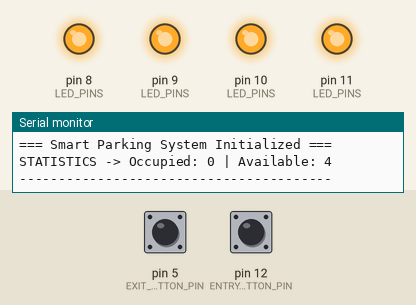
Simulated run of this sketch. Board: Arduino Uno, built with avr-gcc and run on an emulated ATmega328P. On the bench: output pins drawn as LEDs (lit = HIGH), the last lines printed to the serial monitor. The test bench sets the inputs (shaded band); at power-on: pin 12 (ENTRY_BUTTON_PIN) HIGH, pin 5 (EXIT_BUTTON_PIN) HIGH.

Above: at 1.2 s.
1.3 s: pin 12 (ENTRY_BUTTON_PIN) pulled LOW for 0.15 s
At 1.8 s:
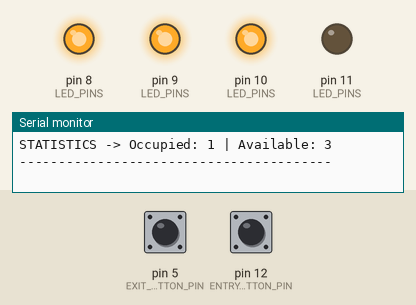
2.9 s: pin 12 (ENTRY_BUTTON_PIN) pulled LOW for 1 s
At 4.2 s:
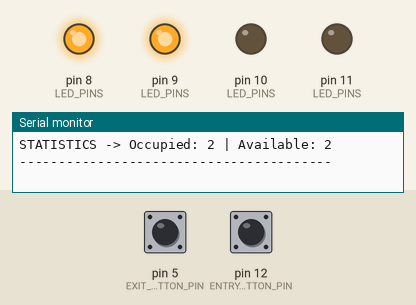
5.4 s: pin 5 (EXIT_BUTTON_PIN) pulled LOW for 0.15 s
At 6.1 s:
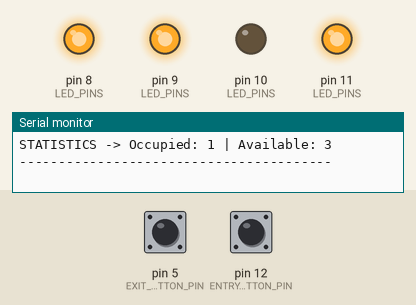
7.0 s: pin 5 (EXIT_BUTTON_PIN) pulled LOW for 1 s
At 7.4 s:
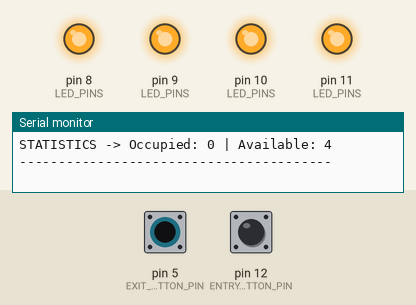
9.5 s: pin 12 (ENTRY_BUTTON_PIN) pulled LOW for 3.2 s
At 10.5 s:
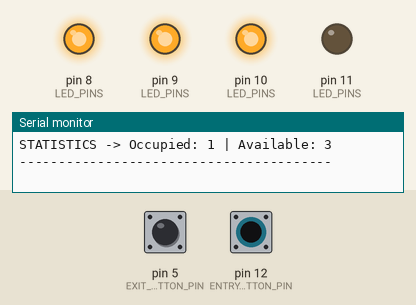
14.2 s: pin 12 (ENTRY_BUTTON_PIN) pulsed LOW 5 times (0.12 s each, 0.3 s apart)
At 15.7 s:
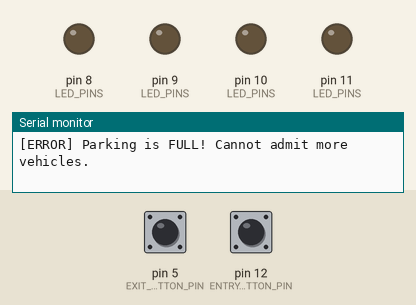
Timing chart, 0 to 17.2 s (numbered marks = the images above; inputs shaded):
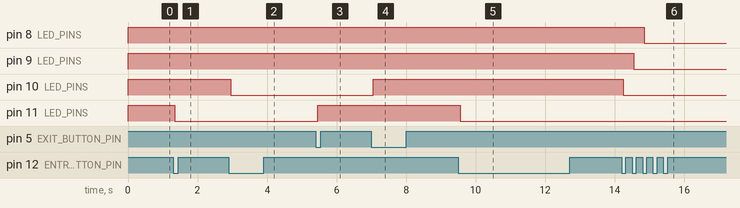

Measured:
- after the input at 1.3 s, pin 11 (LED_PINS): HIGH → LOW after 0.05 s
- after the input at 2.9 s, pin 10 (LED_PINS): HIGH → LOW after 0.05 s
- after the input at 5.4 s, pin 11 (LED_PINS): LOW → HIGH after 0.05 s
- after the input at 7.0 s, pin 10 (LED_PINS): LOW → HIGH after 0.05 s
- after the input at 9.5 s, pin 11 (LED_PINS): HIGH → LOW after 0.05 s
- after the input at 14.2 s, pin 8 (LED_PINS): HIGH → LOW after 0.65 s; pin 9 (LED_PINS): HIGH → LOW after 0.35 s; pin 10 (LED_PINS): HIGH → LOW after 0.05 s

The sketch:

project1_parking.ino
```cpp
#include <stdlib.h>  // Required for C dynamic memory (malloc)
#include <stdbool.h> // Required for C boolean data types

// PIN DEFINITIONS
const int ENTRY_BUTTON_PIN = 12;
const int EXIT_BUTTON_PIN = 5;
const int TOTAL_SPACES = 4;

// LED Pins from left to right
const int LED_PINS[] = {11, 10, 9, 8};

// C-STYLE STRUCTURES & POINTERS
// In C, we use typedef to create an alias for the struct
typedef struct {
  int id;
  int ledPin;
  bool isOccupied; // false = available (LED ON), true = occupied (LED OFF)
} ParkingSpace;

// Pointer to an array of ParkingSpace pointers
ParkingSpace** parkingLot;

// NON-BLOCKING DEBOUNCE VARIABLES
unsigned long lastDebounceTimeEntry = 0;
unsigned long lastDebounceTimeExit = 0;
const unsigned long debounceDelay = 50;

int lastEntryButtonState = 1; // 1 is HIGH
int lastExitButtonState = 1;
int entryButtonState = 1;
int exitButtonState = 1;

// PARKING STATISTICS
int occupiedCount = 0;

// C FUNCTION PROTOTYPES
// Standard C practice requires declaring functions before they are called
void handleEntryButton(void);
void handleExitButton(void);
void processVehicleEntry(void);
void processVehicleExit(void);
void printStatistics(void);

void setup() {
  Serial.begin(9600);

  // Initialize buttons with internal pull-ups
  pinMode(ENTRY_BUTTON_PIN, INPUT_PULLUP);
  pinMode(EXIT_BUTTON_PIN, INPUT_PULLUP);

  // C-STYLE DYNAMIC MEMORY: Allocate memory for the array of pointers using malloc()
  parkingLot = (ParkingSpace**)malloc(TOTAL_SPACES * sizeof(ParkingSpace*));

  for (int i = 0; i < TOTAL_SPACES; i++) {
    // C-STYLE DYNAMIC MEMORY: Allocate memory for each specific structure using malloc()
    parkingLot[i] = (ParkingSpace*)malloc(sizeof(ParkingSpace));

    // Use pointer operator (->) to assign values
    parkingLot[i]->id = i + 1;
    parkingLot[i]->ledPin = LED_PINS[i];
    parkingLot[i]->isOccupied = false;

    pinMode(parkingLot[i]->ledPin, OUTPUT);
    digitalWrite(parkingLot[i]->ledPin, HIGH); // Start with LEDs ON (Available)
  }

  Serial.println("=== Smart Parking System Initialized ===");
  printStatistics();
}

void loop() {
  handleEntryButton();
  handleExitButton();
}

// MODULAR FUNCTIONS

void handleEntryButton(void) {
  int reading = digitalRead(ENTRY_BUTTON_PIN);

  if (reading != lastEntryButtonState) {
    lastDebounceTimeEntry = millis(); // Reset non-blocking timer
  }

  if ((millis() - lastDebounceTimeEntry) > debounceDelay) {
    if (reading != entryButtonState) {
      entryButtonState = reading;

      if (entryButtonState == LOW) {
        processVehicleEntry();
      }
    }
  }
  lastEntryButtonState = reading;
}

void handleExitButton(void) {
  int reading = digitalRead(EXIT_BUTTON_PIN);

  if (reading != lastExitButtonState) {
    lastDebounceTimeExit = millis(); // Reset non-blocking timer
  }

  if ((millis() - lastDebounceTimeExit) > debounceDelay) {
    if (reading != exitButtonState) {
      exitButtonState = reading;

      if (exitButtonState == LOW) {
        processVehicleExit();
      }
    }
  }
  lastExitButtonState = reading;
}

void processVehicleEntry(void) {
  // ERROR HANDLING: Prevent exceeding maximum capacity
  if (occupiedCount >= TOTAL_SPACES) {
    Serial.println("[ERROR] Parking is FULL! Cannot admit more vehicles.");
    return;
  }

  // Find the first available space to park the car
  for (int i = 0; i < TOTAL_SPACES; i++) {
    if (parkingLot[i]->isOccupied == false) {
      parkingLot[i]->isOccupied = true;
      digitalWrite(parkingLot[i]->ledPin, LOW); // Turn OFF LED
      occupiedCount++;

      Serial.print("Action: Vehicle ENTERED. Slot ");
      Serial.print(parkingLot[i]->id);
      Serial.println(" is now OCCUPIED.");
      printStatistics();
      break;
    }
  }
}

void processVehicleExit(void) {
  // ERROR HANDLING: Prevent negative capacity
  if (occupiedCount <= 0) {
    Serial.println("[ERROR] Parking is EMPTY! No vehicles to remove.");
    return;
  }

  // Find the first occupied space to free up
  for (int i = 0; i < TOTAL_SPACES; i++) {
    if (parkingLot[i]->isOccupied == true) {
      parkingLot[i]->isOccupied = false;
      digitalWrite(parkingLot[i]->ledPin, HIGH); // Turn ON LED
      occupiedCount--;

      Serial.print("Action: Vehicle EXITED. Slot ");
      Serial.print(parkingLot[i]->id);
      Serial.println(" is now AVAILABLE.");
      printStatistics();
      break;
    }
  }
}

void printStatistics(void) {
  Serial.print("STATISTICS -> Occupied: ");
  Serial.print(occupiedCount);
  Serial.print(" | Available: ");
  Serial.println(TOTAL_SPACES - occupiedCount);
  Serial.println("----------------------------------------");
}
```
